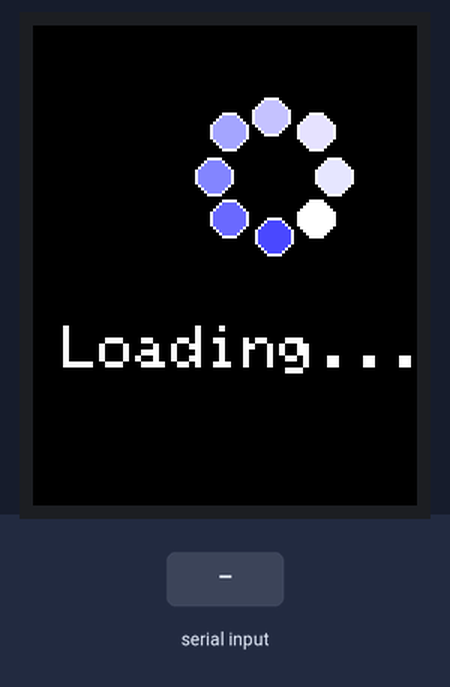
Recording of a sketch running on a simulated Arduino Uno, built with avr-gcc and run on an emulated ATmega328P. On the bench: 128×160 colour display. Inputs (shaded band) come from the test bench.

Above: at 1.2 s.
1.3 s: "90,45\n" received over Serial
At 2.1 s:
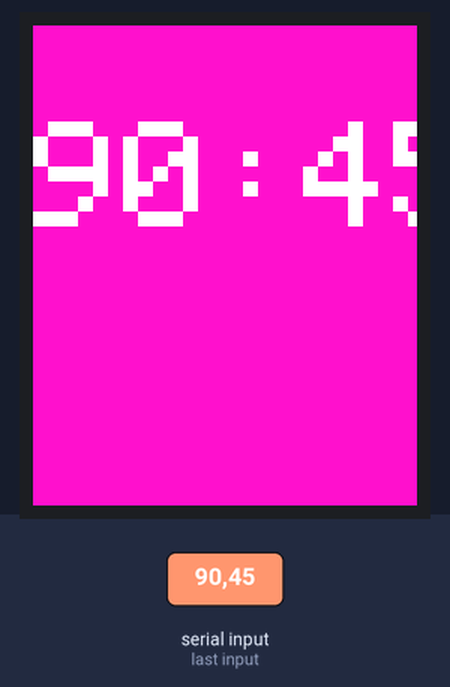
2.9 s: "30,150\n" received over Serial
At 4.1 s:
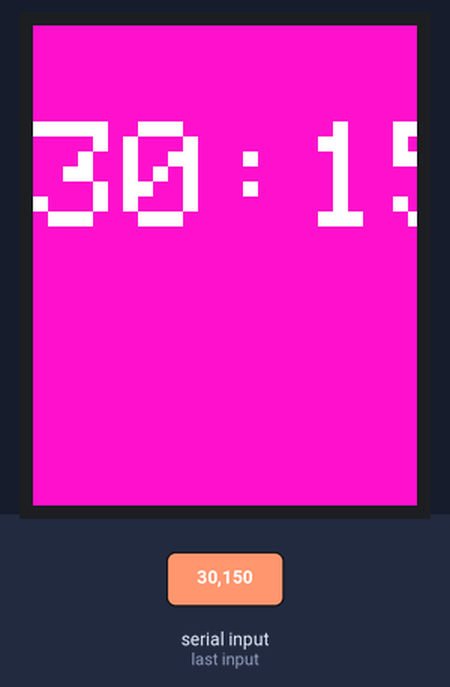
Timing chart, 0 to 5.9 s (numbered marks = the images above; inputs shaded):
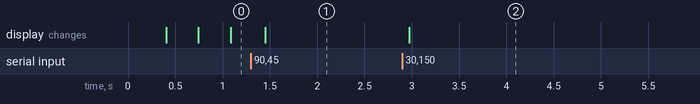

The sketch:

Arduino_code.ino
```cpp
/*
    CODE SOURCE: https://github.com/codeforge11/TFT-DesktopClock
    Created by codeforge11
*/

#include <TFT.h>
#include <SPI.h>
#include <SoftwareSerial.h>

#define cs   10
#define dc   9
#define rst  8

TFT TFTscreen = TFT(cs, dc, rst);

SoftwareSerial mySerial(10, 11);

int hour = -1, minute = -1;
unsigned long lastUpdateTime = 0;

const int centerX = 80;
const int centerY = 50;
const int radius = 20;
const int ballSize = 6;
const int ballNum = 8;

float angles[ballNum];

int brightness[ballNum];

bool isDataReceived = false;

void setup() {
    TFTscreen.begin();
    TFTscreen.background(0, 0, 0);
    TFTscreen.setRotation(3);
    Serial.begin(9600);

    for (int i = 0; i < ballNum;  i++) {
        angles[i] = (2 * 3.141 / ballNum) * i;
        brightness[i] = 50 + (i * 30);
    }

}

void loop() {

    if (!isDataReceived) {
        loading();
    }

    if (Serial.available() > 0) {

        String receivedData = Serial.readStringUntil('\n');

        if (receivedData.length() >= 5) {
            String hourString = receivedData.substring(0, 2);
            String minuteString = receivedData.substring(3, 5);

            hour = hourString.toInt();
            minute = minuteString.toInt();


            lastUpdateTime = millis();

            isDataReceived = true;

            refreshScreen();
        } else {
            Serial.println("Error: Invalid data format!");
        }
    }

    if (isDataReceived && hour != -1 && minute != -1) {

        unsigned long currentMillis = millis();

        if (currentMillis - lastUpdateTime >= 60000) {

            if (minute >= 60) {
                minute = 0;
                hour++;
                if (hour >= 24) {
                    hour = 0;
                }
            }
            minute++;

            lastUpdateTime = currentMillis;

            refreshScreen();
        }
    }

    delay(300);

}

void loading() {

    TFTscreen.background(0, 0, 0);

    for (int i = 0; i < ballNum; i++) {

        int ballX = centerX + radius * cos(angles[i]);
        int ballY = centerY + radius * sin(angles[i]);

        TFTscreen.fill(brightness[i], brightness[i], 255);
        TFTscreen.circle(ballX, ballY, ballSize);

        brightness[i] -= 12;
        if (brightness[i] < 50) brightness[i] = 255;

    }

    TFTscreen.stroke(255, 255, 255);
    TFTscreen.setTextSize(2);
    TFTscreen.text("Loading...", 10, 100);
}

void refreshScreen() {

    TFTscreen.background(250, 16, 200);

    char time[10];
    sprintf(time, "%02d:%02d", hour, minute);

    TFTscreen.setTextSize(5);
    TFTscreen.text(time, 0, 32);

}
```

Measured:
- after the input at 1.3 s, the display: changes after 0.15 s (image 1)
- after the input at 2.9 s, the display: changes after 0.07 s (image 2)
